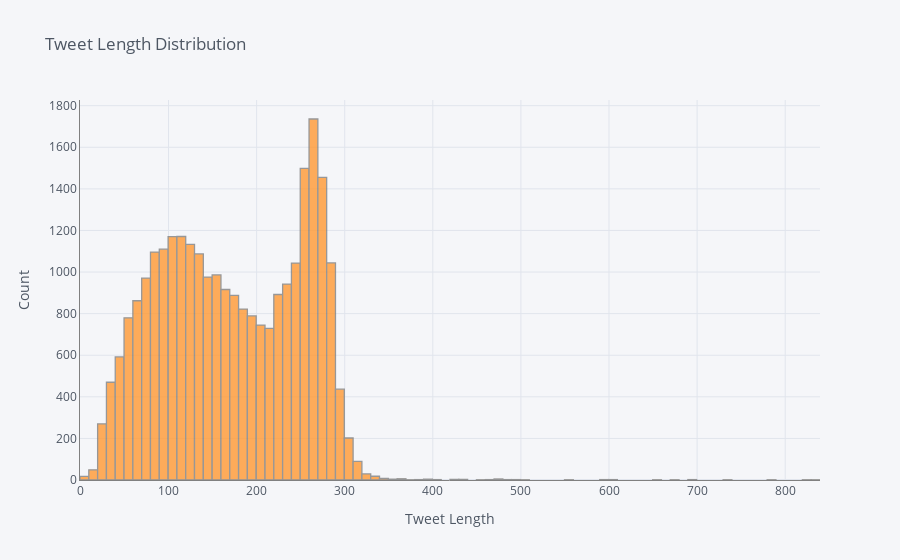

The notebook cell this image was saved under:
### Markdown cell above
# Tweet Length Distribution

### Code cell
df['tweet_len'].iplot(kind='hist', bins= 100, color = 'orange', linecolor='gray', xTitle='Tweet Length', yTitle='Count', title = 'Tweet Length Distribution')

### Figure 1 — Plotly figure (JSON) as saved in the notebook; plotly's stock layout.template omitted (floating-point values rounded to 4 significant figures; data arrays with more than 128 entries replaced by an {"elided": "..."} marker saying what was removed)
{"data": [{"histfunc": "count", "histnorm": "", "marker": {"color": "rgba(255, 153, 51, 1.0)", "line": {"color": "#808080", "width": 1.3}}, "name": "tweet_len", "nbinsx": 100, "opacity": 0.8, "orientation": "v", "type": "histogram", "x": {"elided": "27075 int values"}}], "layout": {"barmode": "overlay", "legend": {"bgcolor": "#F5F6F9", "font": {"color": "#4D5663"}}, "paper_bgcolor": "#F5F6F9", "plot_bgcolor": "#F5F6F9", "title": {"font": {"color": "#4D5663"}, "text": "Tweet Length Distribution"}, "xaxis": {"gridcolor": "#E1E5ED", "linecolor": "gray", "showgrid": true, "tickfont": {"color": "#4D5663"}, "title": {"font": {"color": "#4D5663"}, "text": "Tweet Length"}, "zerolinecolor": "#E1E5ED"}, "yaxis": {"gridcolor": "#E1E5ED", "linecolor": "gray", "showgrid": true, "tickfont": {"color": "#4D5663"}, "title": {"font": {"color": "#4D5663"}, "text": "Count"}, "zerolinecolor": "#E1E5ED"}}}
